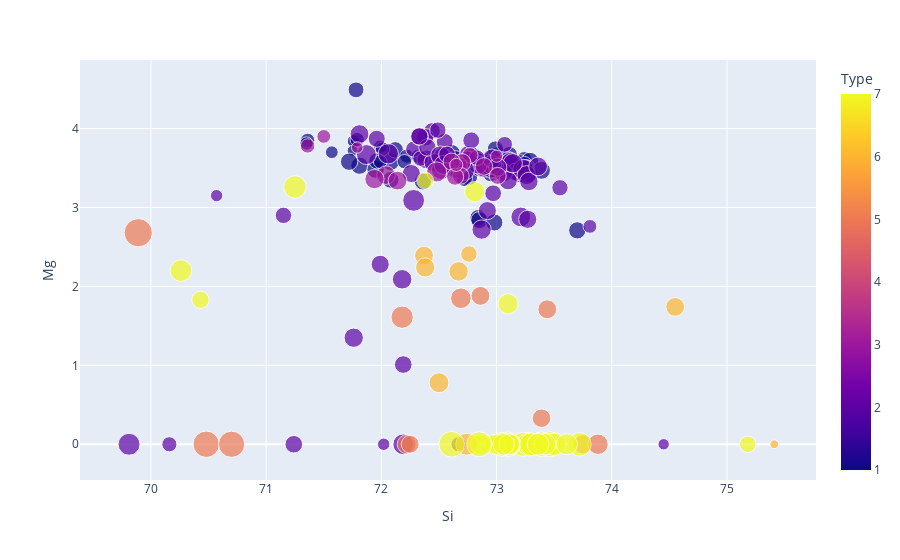

Notebook source saved alongside this figure:
### Code cell
fig = px.scatter(df, x="Si", y="Mg", color="Type",
                 size='Al')
fig.show()

### Figure 1 — Plotly figure (JSON) as saved in the notebook; plotly's stock layout.template omitted (floating-point values rounded to 4 significant figures; data arrays with more than 128 entries replaced by an {"elided": "..."} marker saying what was removed)
{"data": [{"hovertemplate": "Si=%{x}<br>Mg=%{y}<br>Al=%{marker.size}<br>Type=%{marker.color}<extra></extra>", "legendgroup": "", "marker": {"color": {"elided": "214 int values"}, "coloraxis": "coloraxis", "size": {"elided": "214 float values"}, "sizemode": "area", "sizeref": 0.00875, "symbol": "circle"}, "mode": "markers", "name": "", "orientation": "v", "showlegend": false, "type": "scatter", "x": {"elided": "214 float values"}, "xaxis": "x", "y": {"elided": "214 float values"}, "yaxis": "y"}], "layout": {"coloraxis": {"colorbar": {"title": {"text": "Type"}}, "colorscale": [[0, "#0d0887"], [0.1111, "#46039f"], [0.2222, "#7201a8"], [0.3333, "#9c179e"], [0.4444, "#bd3786"], [0.5556, "#d8576b"], [0.6667, "#ed7953"], [0.7778, "#fb9f3a"], [0.8889, "#fdca26"], [1, "#f0f921"]]}, "legend": {"itemsizing": "constant", "tracegroupgap": 0}, "margin": {"t": 60}, "xaxis": {"anchor": "y", "domain": [0, 1], "title": {"text": "Si"}}, "yaxis": {"anchor": "x", "domain": [0, 1], "title": {"text": "Mg"}}}}
